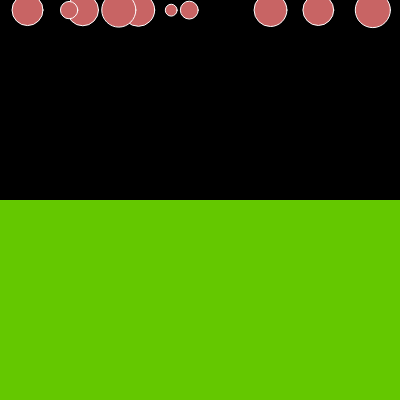
Frame 1 (no input)
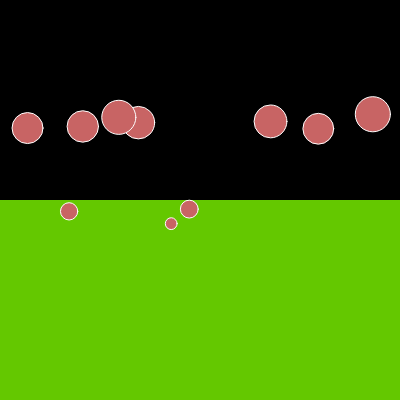
Frame 60 (no input)
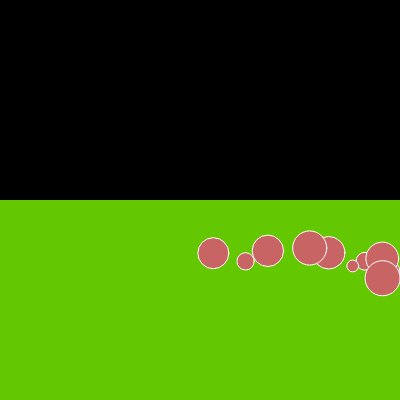
Frame 120 (the mouse pressed at the canvas centre since frame 60)

The p5.js sketch that drew these frames (run headless with seeded random() and noise() and a simulated clock; from frame 60 on, the mouse is pressed at the canvas centre):

// p5.js sketch
// ── sketch.js

let movers = [];
drag_coef = 0.05;

function setup() {
  createCanvas(400, 400);

  for(let i = 0; i < 10; ++i) {
    let r = random(5, 20);
    movers[i] = new Mover(random(width), 10, r, r/10);
  }
}

function draw() {
  background(0);
  fill(100, 200, 0);
  noStroke();
  rect(0, height / 2, width, height / 2);

  for (let mover of movers) {
    let gravity = createVector(0, 0.1);
    mover.applyForce(gravity);

    if (mouseIsPressed) {
      let wind = createVector(0.5, 0);
      mover.applyForce(wind);
    }

    if (mover.pos.y > height / 2) {
      mover.drag();
    }
    // mover.friction();
    mover.update();
    mover.show();
    mover.check_edges();
  }
  
}
// ── mover.js

class Mover{

  constructor(x, y, r, m){
    this.pos = createVector(x, y);
    this.vel = createVector(0, 0);
    this.acc = createVector(0, 0);
    this.r = r;  // radius
    this.m = m;  // mass
  }

  applyForce(force){
    this.acc.add(p5.Vector.div(force, this.m));  // avoiding using .div method which will change the force value and make it useless for other methods.
  }

  update(){
    this.vel.add(this.acc);
    this.pos.add(this.vel);
    this.acc.set(0, 0);
  }

  show(){
    strokeWeight(1);
    stroke(255);
    fill(200, 100, 100);
    ellipse(this.pos.x, this.pos.y, this.r * 2, this.r * 2);
  }

  check_edges(){
    if (this.pos.y >= height - 1 * this.r) {
        this.pos.y = height - this.r;
        this.vel.y *= -1;
    }
    if (this.pos.x >= width - 1 * this.r) {
      this.pos.x = width - this.r;
      this.vel.x *= -1;
    }
    if (this.pos.x <= 1 * this.r) {
      this.pos.x = this.r;
      this.vel.x *= -1;
    }
  }

  friction() {
    let diff = height - (this.pos.y + this.r)
    if (diff < 1) {
      this.vel.mult(0.95);
    }
    // ideally, the friction should be computed by its law: Friction Force = Normal * unit veocity vector * coefficient.
  }

  drag() {
    let drag = this.vel.copy();
    drag.normalize().mult(-1);
    let speed = this.vel.mag();
    drag.mult(speed * speed * drag_coef);
    this.applyForce(drag);

  }

}
